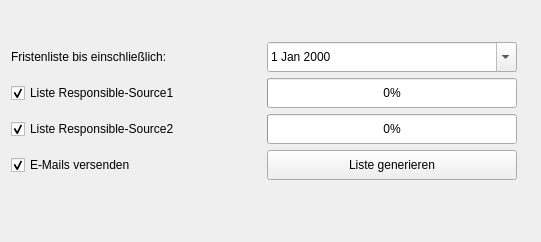
      <widget class="QWidget" name="pg_create">
       <layout class="QGridLayout" name="gridLayout">
        <item row="1" column="0">
         <widget class="QLabel" name="lb_Fristenliste">
          <property name="sizePolicy">
           <sizepolicy hsizetype="Fixed" vsizetype="Fixed">
            <horstretch>0</horstretch>
            <verstretch>0</verstretch>
           </sizepolicy>
          </property>
          <property name="minimumSize">
           <size>
            <width>250</width>
            <height>30</height>
           </size>
          </property>
          <property name="maximumSize">
           <size>
            <width>250</width>
            <height>30</height>
           </size>
          </property>
          <property name="text">
           <string>Fristenliste bis einschließlich: </string>
          </property>
         </widget>
        </item>
        <item row="9" column="0">
         <widget class="QLabel" name="lb_empty_4">
          <property name="text">
           <string/>
          </property>
         </widget>
        </item>
        <item row="4" column="0">
         <widget class="QCheckBox" name="cb_Mail">
          <property name="text">
           <string>E-Mails versenden</string>
          </property>
          <property name="checked">
           <bool>true</bool>
          </property>
         </widget>
        </item>
        <item row="3" column="1">
         <widget class="QProgressBar" name="pb_BackOffice">
          <property name="sizePolicy">
           <sizepolicy hsizetype="Fixed" vsizetype="Fixed">
            <horstretch>0</horstretch>
            <verstretch>0</verstretch>
           </sizepolicy>
          </property>
          <property name="minimumSize">
           <size>
            <width>250</width>
            <height>30</height>
           </size>
          </property>
          <property name="maximumSize">
           <size>
            <width>250</width>
            <height>30</height>
           </size>
          </property>
          <property name="value">
           <number>0</number>
          </property>
         </widget>
        </item>
        <item row="2" column="0">
         <widget class="QCheckBox" name="cb_InnoMgr">
          <property name="sizePolicy">
           <sizepolicy hsizetype="Fixed" vsizetype="Fixed">
            <horstretch>0</horstretch>
            <verstretch>0</verstretch>
           </sizepolicy>
          </property>
          <property name="minimumSize">
           <size>
            <width>250</width>
            <height>30</height>
           </size>
          </property>
          <property name="maximumSize">
           <size>
            <width>250</width>
            <height>30</height>
           </size>
          </property>
          <property name="text">
           <string>Liste Responsible-Source1</string>
          </property>
          <property name="checked">
           <bool>true</bool>
          </property>
         </widget>
        </item>
        <item row="0" column="0">
         <widget class="QLabel" name="lb_empty_3">
          <property name="sizePolicy">
           <sizepolicy hsizetype="Preferred" vsizetype="Fixed">
            <horstretch>0</horstretch>
            <verstretch>0</verstretch>
           </sizepolicy>
          </property>
          <property name="minimumSize">
           <size>
            <width>0</width>
            <height>25</height>
           </size>
          </property>
          <property name="maximumSize">
           <size>
            <width>16777215</width>
            <height>25</height>
           </size>
          </property>
          <property name="text">
           <string/>
          </property>
         </widget>
        </item>
        <item row="2" column="1">
         <widget class="QProgressBar" name="pb_Inno">
          <property name="sizePolicy">
           <sizepolicy hsizetype="Fixed" vsizetype="Fixed">
            <horstretch>0</horstretch>
            <verstretch>0</verstretch>
           </sizepolicy>
          </property>
          <property name="minimumSize">
           <size>
            <width>250</width>
            <height>30</height>
           </size>
          </property>
          <property name="maximumSize">
           <size>
            <width>250</width>
            <height>30</height>
           </size>
          </property>
          <property name="value">
           <number>0</number>
          </property>
         </widget>
        </item>
        <item row="3" column="2">
         <widget class="QLabel" name="lb_empty_7">
          <property name="text">
           <string/>
          </property>
         </widget>
        </item>
        <item row="1" column="1">
         <widget class="QDateEdit" name="lb_Datum">
          <property name="minimumSize">
           <size>
            <width>0</width>
            <height>30</height>
           </size>
          </property>
          <property name="maximumSize">
           <size>
            <width>16777215</width>
            <height>30</height>
           </size>
          </property>
          <property name="calendarPopup">
           <bool>true</bool>
          </property>
         </widget>
        </item>
        <item row="5" column="0">
         <widget class="QLabel" name="lb_empty_6">
          <property name="sizePolicy">
           <sizepolicy hsizetype="Preferred" vsizetype="Fixed">
            <horstretch>0</horstretch>
            <verstretch>0</verstretch>
           </sizepolicy>
          </property>
          <property name="minimumSize">
           <size>
            <width>0</width>
            <height>25</height>
           </size>
          </property>
          <property name="maximumSize">
           <size>
            <width>16777215</width>
            <height>25</height>
           </size>
          </property>
          <property name="text">
           <string/>
          </property>
         </widget>
        </item>
        <item row="4" column="1">
         <widget class="QPushButton" name="btn_generate">
          <property name="sizePolicy">
           <sizepolicy hsizetype="Fixed" vsizetype="Fixed">
            <horstretch>0</horstretch>
            <verstretch>0</verstretch>
           </sizepolicy>
          </property>
          <property name="minimumSize">
           <size>
            <width>250</width>
            <height>30</height>
           </size>
          </property>
          <property name="maximumSize">
           <size>
            <width>250</width>
            <height>30</height>
           </size>
          </property>
          <property name="text">
           <string>Liste generieren</string>
          </property>
         </widget>
        </item>
        <item row="3" column="0">
         <widget class="QCheckBox" name="cb_BackOffice">
          <property name="sizePolicy">
           <sizepolicy hsizetype="Fixed" vsizetype="Fixed">
            <horstretch>0</horstretch>
            <verstretch>0</verstretch>
           </sizepolicy>
          </property>
          <property name="minimumSize">
           <size>
            <width>250</width>
            <height>30</height>
           </size>
          </property>
          <property name="maximumSize">
           <size>
            <width>250</width>
            <height>30</height>
           </size>
          </property>
          <property name="text">
           <string>Liste Responsible-Source2</string>
          </property>
          <property name="checked">
           <bool>true</bool>
          </property>
         </widget>
        </item>
        <item row="0" column="1">
         <widget class="QLabel" name="lb_empty_5">
          <property name="text">
           <string/>
          </property>
         </widget>
        </item>
       </layout>
      </widget>
